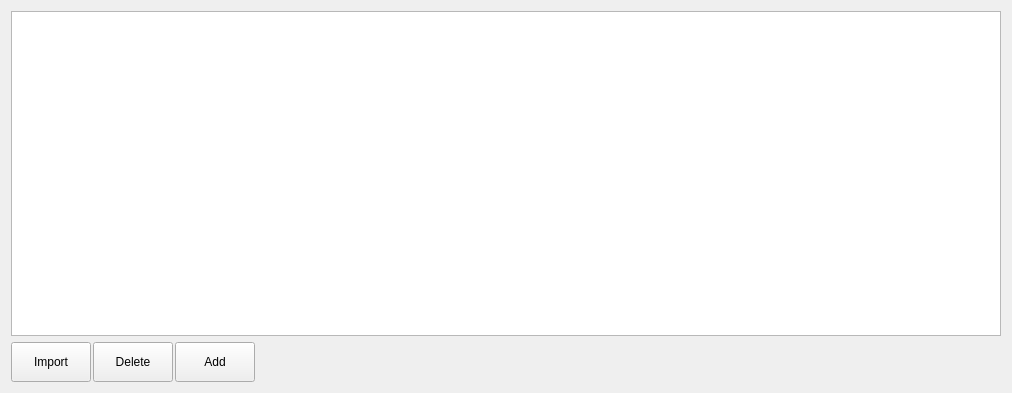
<?xml version="1.0" encoding="UTF-8"?>
<ui version="4.0">
 <class>PlayerAndTeamsForm</class>
 <widget class="QWidget" name="PlayerAndTeamsForm">
  <property name="geometry">
   <rect>
    <x>0</x>
    <y>0</y>
    <width>1012</width>
    <height>393</height>
   </rect>
  </property>
  <property name="windowTitle">
   <string>Form</string>
  </property>
  <layout class="QVBoxLayout" name="verticalLayout_2">
   <item>
    <layout class="QVBoxLayout" name="verticalLayout">
     <item>
      <widget class="QTableView" name="tableView">
       <property name="editTriggers">
        <set>QAbstractItemView::NoEditTriggers</set>
       </property>
       <property name="sortingEnabled">
        <bool>true</bool>
       </property>
      </widget>
     </item>
     <item>
      <layout class="QHBoxLayout" name="horizontalLayout">
       <property name="spacing">
        <number>2</number>
       </property>
       <item>
        <widget class="QPushButton" name="importPushButton">
         <property name="minimumSize">
          <size>
           <width>0</width>
           <height>40</height>
          </size>
         </property>
         <property name="text">
          <string>Import</string>
         </property>
         <property name="icon">
          <iconset resource="images.qrc">
           <normaloff>:/images/import.png</normaloff>:/images/import.png</iconset>
         </property>
        </widget>
       </item>
       <item>
        <widget class="QPushButton" name="deletePushButton">
         <property name="minimumSize">
          <size>
           <width>0</width>
           <height>40</height>
          </size>
         </property>
         <property name="text">
          <string>Delete</string>
         </property>
         <property name="icon">
          <iconset resource="images.qrc">
           <normaloff>:/images/delete.png</normaloff>:/images/delete.png</iconset>
         </property>
        </widget>
       </item>
       <item>
        <widget class="QPushButton" name="addPushButton">
         <property name="minimumSize">
          <size>
           <width>0</width>
           <height>40</height>
          </size>
         </property>
         <property name="text">
          <string>Add</string>
         </property>
         <property name="icon">
          <iconset resource="images.qrc">
           <normaloff>:/images/add.png</normaloff>:/images/add.png</iconset>
         </property>
        </widget>
       </item>
       <item>
        <spacer name="horizontalSpacer">
         <property name="orientation">
          <enum>Qt::Horizontal</enum>
         </property>
         <property name="sizeHint" stdset="0">
          <size>
           <width>40</width>
           <height>20</height>
          </size>
         </property>
        </spacer>
       </item>
      </layout>
     </item>
    </layout>
   </item>
  </layout>
 </widget>
 <resources>
  <include location="images.qrc"/>
 </resources>
 <connections/>
</ui>
